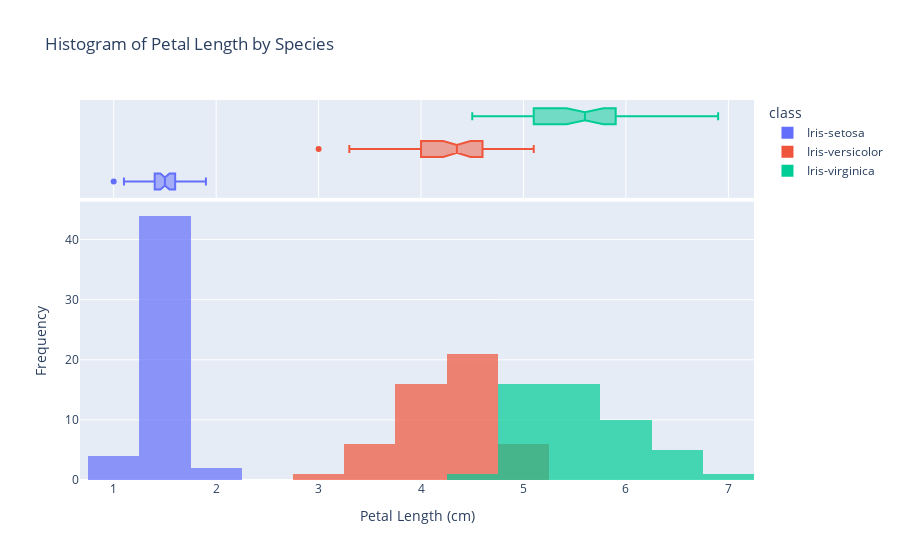

Source (notebook cell):
### Markdown cell above
The same goes for `plotly.express` version. Here we just specify that the colour should be done based on `class` attribute.

### Code cell
# Plotly Express - Histogram by class
fig = px.histogram(
    data_cleaned, 
    x='petal length',
    color='class',
    nbins=20,
    barmode='overlay',
    opacity=0.7,
    title='Histogram of Petal Length by Species',
    marginal='box'
)
fig.update_layout(
    xaxis_title='Petal Length (cm)',
    yaxis_title='Frequency'
)
fig.show()

### Figure 1 — Plotly figure (JSON) as saved in the notebook; plotly's stock layout.template omitted (floating-point values rounded to 4 significant figures)
{"data": [{"alignmentgroup": "True", "bingroup": "x", "hovertemplate": "class=Iris-setosa<br>petal length=%{x}<br>count=%{y}<extra></extra>", "legendgroup": "Iris-setosa", "marker": {"color": "#636efa", "opacity": 0.7, "pattern": {"shape": ""}}, "name": "Iris-setosa", "nbinsx": 20, "offsetgroup": "Iris-setosa", "orientation": "v", "showlegend": true, "type": "histogram", "x": [1.4, 1.4, 1.3, 1.5, 1.4, 1.7, 1.4, 1.5, 1.4, 1.5, 1.5, 1.6, 1.4, 1.1, 1.2, 1.5, 1.3, 1.4, 1.7, 1.5, 1.7, 1.5, 1, 1.7, 1.9, 1.6, 1.6, 1.5, 1.4, 1.6, 1.6, 1.5, 1.5, 1.4, 1.5, 1.2, 1.3, 1.4, 1.3, 1.5, 1.3, 1.3, 1.3, 1.6, 1.9, 1.4, 1.6, 1.4, 1.5, 1.4], "xaxis": "x", "yaxis": "y"}, {"alignmentgroup": "True", "hovertemplate": "class=Iris-setosa<br>petal length=%{x}<extra></extra>", "legendgroup": "Iris-setosa", "marker": {"color": "#636efa"}, "name": "Iris-setosa", "notched": true, "offsetgroup": "Iris-setosa", "showlegend": false, "type": "box", "x": [1.4, 1.4, 1.3, 1.5, 1.4, 1.7, 1.4, 1.5, 1.4, 1.5, 1.5, 1.6, 1.4, 1.1, 1.2, 1.5, 1.3, 1.4, 1.7, 1.5, 1.7, 1.5, 1, 1.7, 1.9, 1.6, 1.6, 1.5, 1.4, 1.6, 1.6, 1.5, 1.5, 1.4, 1.5, 1.2, 1.3, 1.4, 1.3, 1.5, 1.3, 1.3, 1.3, 1.6, 1.9, 1.4, 1.6, 1.4, 1.5, 1.4], "xaxis": "x2", "yaxis": "y2"}, {"alignmentgroup": "True", "bingroup": "x", "hovertemplate": "class=Iris-versicolor<br>petal length=%{x}<br>count=%{y}<extra></extra>", "legendgroup": "Iris-versicolor", "marker": {"color": "#EF553B", "opacity": 0.7, "pattern": {"shape": ""}}, "name": "Iris-versicolor", "nbinsx": 20, "offsetgroup": "Iris-versicolor", "orientation": "v", "showlegend": true, "type": "histogram", "x": [4.7, 4.5, 4.9, 4, 4.6, 4.5, 4.7, 3.3, 4.6, 3.9, 3.5, 4.2, 4, 4.7, 3.6, 4.4, 4.5, 4.1, 4.5, 3.9, 4.8, 4, 4.9, 4.7, 4.3, 4.4, 4.8, 5, 4.5, 3.5, 3.8, 3.7, 3.9, 5.1, 4.5, 4.5, 4.7, 4.4, 4.1, 4, 4.4, 4.6, 4, 3.3, 4.2, 4.2, 4.2, 4.3, 3, 4.1], "xaxis": "x", "yaxis": "y"}, {"alignmentgroup": "True", "hovertemplate": "class=Iris-versicolor<br>petal length=%{x}<extra></extra>", "legendgroup": "Iris-versicolor", "marker": {"color": "#EF553B"}, "name": "Iris-versicolor", "notched": true, "offsetgroup": "Iris-versicolor", "showlegend": false, "type": "box", "x": [4.7, 4.5, 4.9, 4, 4.6, 4.5, 4.7, 3.3, 4.6, 3.9, 3.5, 4.2, 4, 4.7, 3.6, 4.4, 4.5, 4.1, 4.5, 3.9, 4.8, 4, 4.9, 4.7, 4.3, 4.4, 4.8, 5, 4.5, 3.5, 3.8, 3.7, 3.9, 5.1, 4.5, 4.5, 4.7, 4.4, 4.1, 4, 4.4, 4.6, 4, 3.3, 4.2, 4.2, 4.2, 4.3, 3, 4.1], "xaxis": "x2", "yaxis": "y2"}, {"alignmentgroup": "True", "bingroup": "x", "hovertemplate": "class=Iris-virginica<br>petal length=%{x}<br>count=%{y}<extra></extra>", "legendgroup": "Iris-virginica", "marker": {"color": "#00cc96", "opacity": 0.7, "pattern": {"shape": ""}}, "name": "Iris-virginica", "nbinsx": 20, "offsetgroup": "Iris-virginica", "orientation": "v", "showlegend": true, "type": "histogram", "x": [6, 5.1, 5.9, 5.6, 5.8, 6.6, 4.5, 6.3, 5.8, 6.1, 5.1, 5.3, 5.5, 5, 5.1, 5.3, 5.5, 6.7, 6.9, 5, 5.7, 4.9, 6.7, 4.9, 5.7, 6, 4.8, 4.9, 5.6, 5.8, 6.1, 6.4, 5.6, 5.1, 5.6, 6.1, 5.6, 5.5, 4.8, 5.4, 5.6, 5.1, 5.9, 5.7, 5.2, 5, 5.2, 5.4, 5.1], "xaxis": "x", "yaxis": "y"}, {"alignmentgroup": "True", "hovertemplate": "class=Iris-virginica<br>petal length=%{x}<extra></extra>", "legendgroup": "Iris-virginica", "marker": {"color": "#00cc96"}, "name": "Iris-virginica", "notched": true, "offsetgroup": "Iris-virginica", "showlegend": false, "type": "box", "x": [6, 5.1, 5.9, 5.6, 5.8, 6.6, 4.5, 6.3, 5.8, 6.1, 5.1, 5.3, 5.5, 5, 5.1, 5.3, 5.5, 6.7, 6.9, 5, 5.7, 4.9, 6.7, 4.9, 5.7, 6, 4.8, 4.9, 5.6, 5.8, 6.1, 6.4, 5.6, 5.1, 5.6, 6.1, 5.6, 5.5, 4.8, 5.4, 5.6, 5.1, 5.9, 5.7, 5.2, 5, 5.2, 5.4, 5.1], "xaxis": "x2", "yaxis": "y2"}], "layout": {"barmode": "overlay", "legend": {"title": {"text": "class"}, "tracegroupgap": 0}, "title": {"text": "Histogram of Petal Length by Species"}, "xaxis": {"anchor": "y", "domain": [0, 1], "title": {"text": "Petal Length (cm)"}}, "xaxis2": {"anchor": "y2", "domain": [0, 1], "matches": "x", "showgrid": true, "showticklabels": false}, "yaxis": {"anchor": "x", "domain": [0, 0.7326], "title": {"text": "Frequency"}}, "yaxis2": {"anchor": "x2", "domain": [0.7426, 1], "matches": "y2", "showgrid": false, "showline": false, "showticklabels": false, "ticks": ""}}}
